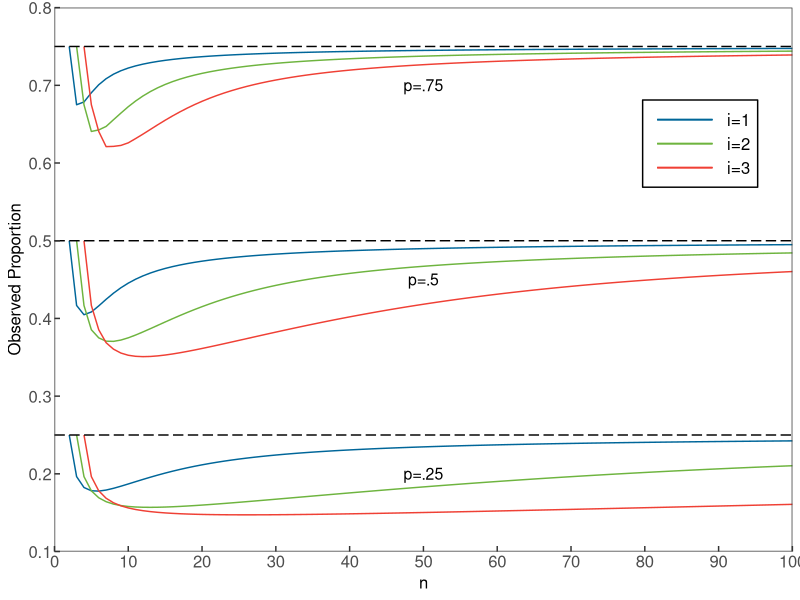

Generate this figure with R:
library(tidyverse)
library(dplyr)

data <- read_csv('bias.csv')
working <- data

working[data == 0] <- NA
working <- working |> 
  mutate(n = row_number())

cols <- c("i=1"="#006699","i=2"="#6EB43F","i=3"="#EF4035")
ggplot(working)+
  scale_color_identity()+
  geom_line(aes(x=n, y=`0`, color='i=1'))+
  geom_line(aes(x=n, y=`1`, color='i=1'))+
  geom_line(aes(x=n, y=`2`, color='i=1'))+
  geom_line(aes(x=n, y=`3`, color='i=2'))+
  geom_line(aes(x=n, y=`4`, color='i=2'))+
  geom_line(aes(x=n, y=`5`, color='i=2'))+
  geom_line(aes(x=n, y=`6`, color='i=3'))+
  geom_line(aes(x=n, y=`7`, color='i=3'))+
  geom_line(aes(x=n, y=`8`, color='i=3'))+
  geom_hline(yintercept = 0.25, linetype='longdash')+
  geom_hline(yintercept = 0.5, linetype='longdash')+
  geom_hline(yintercept = 0.75, linetype='longdash')+
  scale_x_continuous('n', breaks=seq(0,100, 10), limits=c(0,100), expand=c(0,0))+
  scale_y_continuous('Observed Proportion', breaks=seq(0, 1, 0.1), limits=c(0.1,0.8), expand = c(0,0))+
  scale_color_manual(values=cols)+
  annotate("text",label="p=.75", x=50, y=0.7, size=4)+
  annotate("text",label="p=.5", x=50, y=0.45, size=4)+
  annotate("text",label="p=.25", x=50, y=0.2, size=4)+
  theme_bw()+
  theme(panel.grid.major = element_blank(),
        panel.grid.minor = element_blank(),
        
        axis.text.x = element_text(size=12),
        axis.text.y = element_text(size=12),
        axis.title.x = element_text(size=12),
        axis.title.y = element_text(size=12),
        axis.ticks.length.x = unit(-4, "pt"),
        axis.ticks.length.y = unit(-4, "pt"),
        
        legend.position="inside",
        legend.position.inside = c(.875,.75),
        legend.title = element_blank(),
        legend.background = element_rect(color="black"),
        legend.key.width = unit(50,"pt"),
        legend.text = element_text(size=12))
